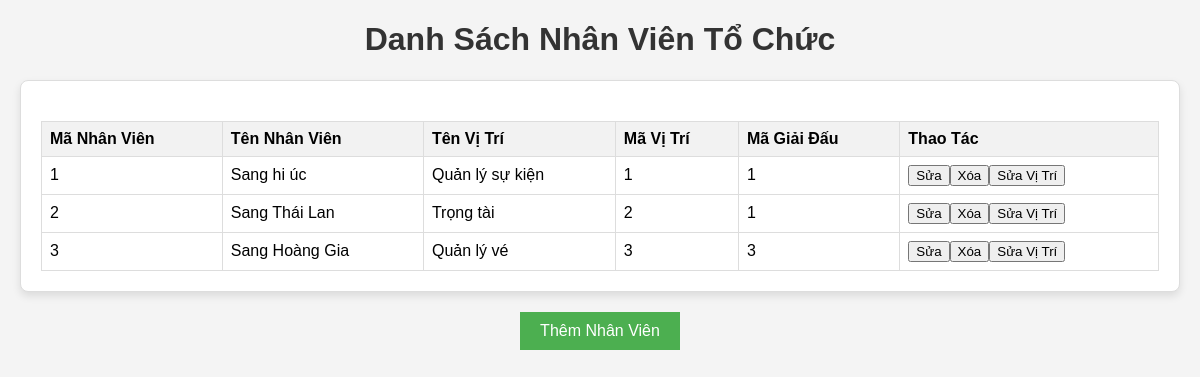
Page /QLGIAIDAUBONGDA/admin/NhanVienToChuc.php on the committed database.
### tables this page shows
CREATE TABLE `nhanvientochuc` (
  `MaNhanVien` int(11) NOT NULL,
  `TenNhanVien` varchar(255) NOT NULL,
  `TenViTri` varchar(255) NOT NULL,
  `MaViTri` int(11) DEFAULT NULL,
  `MaGiaiDau` int(11) NOT NULL,
  `HinhAnh` varchar(255) DEFAULT NULL
);

### QLGIAIDAUBONGDA/admin/NhanVienToChuc.php (the view, shortened to what this page needs)
<!DOCTYPE html>
<html lang="en">
<head>
</head>
<body>
    <?php
    $host = 'localhost:4307';
    $dbname = 'football';
    $username = 'root';
    $password = '';
    $conn = new mysqli($host, $username, $password, $dbname);
    $query = "SELECT * FROM NhanVienToChuc";
    $result = $conn->query($query);
    if ($result->num_rows > 0) {
        echo "<h1>Danh Sách Nhân Viên Tổ Chức</h1>";
        echo "<div class='table-detail'>";
        echo "<table>";
        echo "<tr><th>Mã Nhân Viên</th><th>Tên Nhân Viên</th><th>Tên Vị Trí</th><th>Mã Vị Trí</th><th>Mã Giải Đấu</th><th>Thao Tác</th></tr>";
        while ($row = $result->fetch_assoc()) {
            echo "<tr>";
            echo "<td>" . $row["MaNhanVien"] . "</td>";
            echo "<td>" . $row["TenNhanVien"] . "</td>";
            echo "<td>" . $row["TenViTri"] . "</td>";
            echo "<td>" . $row["MaViTri"] . "</td>";
            echo "<td>" . $row["MaGiaiDau"] . "</td>";
            echo "<td>";
            echo "<button class='edit' onclick='editNhanVien(" . $row["MaNhanVien"] . ")'>Sửa</button>";
            echo "<button class='delete' onclick='deleteNhanVien(" . $row["MaNhanVien"] . ")'>Xóa</button>";
            echo "<button class='edit' onclick='viTri(" . $row["MaNhanVien"] . ")'>Sửa Vị Trí</button>";
            echo "</td>";
            echo "</tr>";
        }
        echo "</table>";
        echo "</div>";
    } else {
        echo "<h1>Không có thông tin cho Bảng NhanVienToChuc</h1>";
    }
    ?>
    <div class="button-container">
        <button class="add" onclick="addNhanVien()">Thêm Nhân Viên</button>
    </div>
</body>
</html>

### QLGIAIDAUBONGDA/admin/NhanVienToChuc.php (style rules this page uses)
body { font-family: Arial, sans-serif; margin: 20px; background-color: #f4f4f4; }
h1 { text-align: center; color: #333; }
.table-detail { background-color: #fff; border: 1px solid #ddd; border-radius: 8px; padding: 20px; margin: 20px auto; box-shadow: 0 4px 8px rgba(0, 0, 0, 0.1); overflow: auto; }
table { width: 100%; border-collapse: collapse; margin-top: 20px; }
th, td { border: 1px solid #ddd; padding: 8px; text-align: left; }
th { background-color: #f2f2f2; }
.button-container { margin-top: 20px; text-align: center; }
.button-container button { padding: 10px 20px; font-size: 16px; margin: 0 10px; cursor: pointer; }
.button-container button.add { background-color: #4caf50; color: white; border: none; }

### rows in the picture
nhanvientochuc: MaNhanVien "1", TenNhanVien "Sang hi úc", TenViTri "Quản lý sự kiện", MaViTri "1", MaGiaiDau "1"
nhanvientochuc: MaNhanVien "2", TenNhanVien "Sang Thái Lan", TenViTri "Trọng tài", MaViTri "2", MaGiaiDau "1"
nhanvientochuc: MaNhanVien "3", TenNhanVien "Sang Hoàng Gia", TenViTri "Quản lý vé", MaViTri "3", MaGiaiDau "3"
